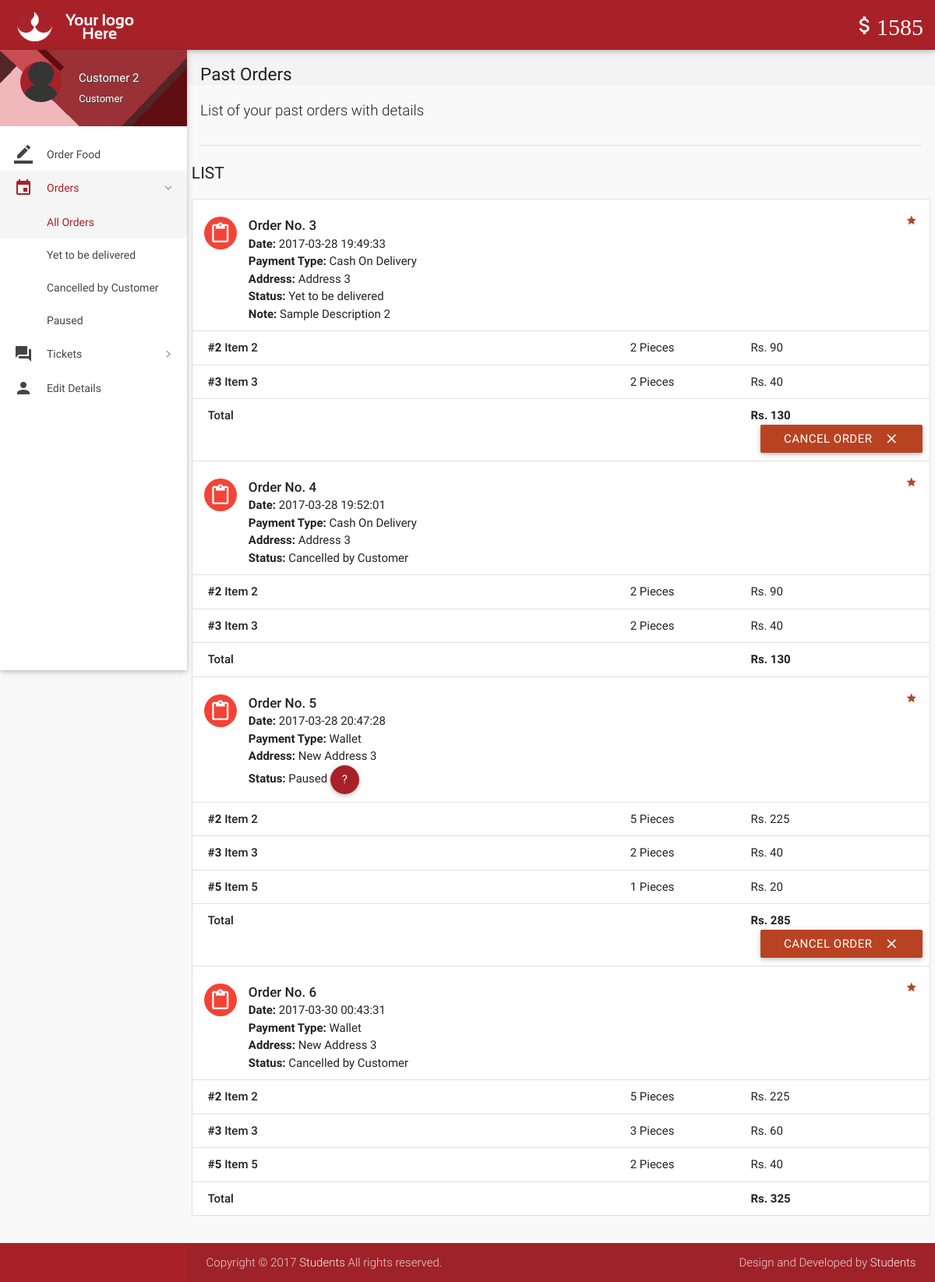
The app's page /orders.php (signed in) with its own data.
### tables this page shows
CREATE TABLE `wallet_details` (
  `id` int(11) NOT NULL,
  `wallet_id` int(11) NOT NULL,
  `number` varchar(16) NOT NULL,
  `cvv` int(3) NOT NULL,
  `balance` int(11) NOT NULL DEFAULT '2000'
);

CREATE TABLE `orders` (
  `id` int(11) NOT NULL,
  `customer_id` int(11) NOT NULL,
  `address` varchar(300) NOT NULL,
  `description` varchar(300) NOT NULL,
  `date` datetime NOT NULL DEFAULT CURRENT_TIMESTAMP,
  `payment_type` varchar(16) NOT NULL DEFAULT 'Wallet',
  `total` int(11) NOT NULL,
  `status` varchar(25) NOT NULL DEFAULT 'Yet to be delivered',
  `deleted` tinyint(4) NOT NULL DEFAULT '0'
);

CREATE TABLE `order_details` (
  `id` int(11) NOT NULL,
  `order_id` int(11) NOT NULL,
  `item_id` int(11) NOT NULL,
  `quantity` int(11) NOT NULL,
  `price` int(11) NOT NULL
);

CREATE TABLE `items` (
  `id` int(11) NOT NULL,
  `name` varchar(20) NOT NULL,
  `price` int(11) NOT NULL,
  `deleted` tinyint(4) NOT NULL DEFAULT '0'
);

### includes/wallet.php (called while the page is built)
<?php
$user_id=$_SESSION['user_id'];
$sql = mysqli_query($con, "SELECT * FROM wallet where customer_id = $user_id");
while($row1 = mysqli_fetch_array($sql)){
$wallet_id = $row1['id'];
}
$sql = mysqli_query($con, "SELECT * FROM wallet_details where wallet_id = $wallet_id");
while($row1 = mysqli_fetch_array($sql)){
$balance = $row1['balance'];
}
?>

### includes/connect.php (called while the page is built, shortened)
<?php
$name = $_SESSION['name'];
$role = $_SESSION['role'];
?>

### orders.php (the view, shortened to what this page needs)
<?php
include 'includes/connect.php';
include 'includes/wallet.php';
	if($_SESSION['customer_sid']==session_id())
	{
		?>
<!DOCTYPE html>
<html lang="en">
<head>
  <link href="css/materialize.min.css" type="text/css" rel="stylesheet" media="screen,projection">
  <link href="css/style.min.css" type="text/css" rel="stylesheet" media="screen,projection">
  <link href="css/custom/custom.min.css" type="text/css" rel="stylesheet" media="screen,projection">
  <link href="js/plugins/perfect-scrollbar/perfect-scrollbar.css" type="text/css" rel="stylesheet" media="screen,projection">
</head>
<body>
  <header id="header" class="page-topbar">
        <div class="navbar-fixed">
            <nav class="navbar-color">
                <div class="nav-wrapper">
                    <ul class="left">
                      <li><h1 class="logo-wrapper"><a href="index.php" class="brand-logo darken-1"><img src="images/materialize-logo.png" alt="logo"></a> <span class="logo-text">Logo</span></h1></li>
                    </ul>
                    <ul class="right hide-on-med-and-down">
                        <li><a href="#"  class="waves-effect waves-block waves-light"><i class="mdi-editor-attach-money"><?php echo $balance;?></i></a>
                        </li>
                    </ul>
                </div>
            </nav>
        </div>
  </header>
  <div id="main">
    <div class="wrapper">
      <aside id="left-sidebar-nav">
        <ul id="slide-out" class="side-nav fixed leftside-navigation">
            <li class="user-details cyan darken-2">
            <div class="row">
                <div class="col col s4 m4 l4">
                    <img src="images/avatar.jpg" alt="" class="circle responsive-img valign profile-image">
                </div>
                <div class="col col s8 m8 l8">
                    <a class="btn-flat dropdown-button waves-effect waves-light white-text profile-btn" href="#" data-activates="profile-dropdown"><?php echo $name;?> <i class="mdi-navigation-arrow-drop-down right"></i></a>
                    <p class="user-roal"><?php echo $role;?></p>
                </div>
            </div>
            </li>
            <li class="bold"><a href="index.php" class="waves-effect waves-cyan"><i class="mdi-editor-border-color"></i> Order Food</a>
            </li>
                <li class="no-padding">
                    <ul class="collapsible collapsible-accordion">
                        <li class="bold"><a class="collapsible-header waves-effect waves-cyan active"><i class="mdi-editor-insert-invitation"></i> Orders</a>
                            <div class="collapsible-body">
                                <ul>
								<li class="<?php
								if(!isset($_GET['status'])){
										echo 'active';
									}?>
									"><a href="orders.php">All Orders</a>
                                </li>
								<?php
									$sql = mysqli_query($con, "SELECT DISTINCT status FROM orders  WHERE customer_id = $user_id;;");
									while($row = mysqli_fetch_array($sql)){
                                    echo '<li class='.(isset($_GET['status'])?($status == $_GET['status'] ? 'active' : ''): '').'><a href="orders.php?status='.$row['status'].'">'.$row['status'].'</a>
                                    </li>';
									}
									?>
                                </ul>
                            </div>
                        </li>
                    </ul>
                </li>
                <li class="no-padding">
                    <ul class="collapsible collapsible-accordion">
                        <li class="bold"><a class="collapsible-header waves-effect waves-cyan"><i class="mdi-action-question-answer"></i> Tickets</a>
                        </li>
                    </ul>
                </li>
            <li class="bold"><a href="details.php" class="waves-effect waves-cyan"><i class="mdi-social-person"></i> Edit Details</a>
            </li>
        </ul>
        </aside>
      <section id="content">
        <div id="breadcrumbs-wrapper">
          <div class="container">
            <div class="row">
              <div class="col s12 m12 l12">
                <h5 class="breadcrumbs-title">Past Orders</h5>
              </div>
            </div>
          </div>
        </div>
        <div class="container">
          <p class="caption">List of your past orders with details</p>
          <div class="divider"></div>
<div id="work-collections" class="seaction">
					<?php
					if(isset($_GET['status'])){
						$status = $_GET['status'];
					}
					else{
						$status = '%';
					}
					$sql = mysqli_query($con, "SELECT * FROM orders WHERE customer_id = $user_id AND status LIKE '$status';;");
					echo '              <div class="row">
                <div>
                    <h4 class="header">List</h4>
                    <ul id="issues-collection" class="collection">';
					while($row = mysqli_fetch_array($sql))
					{
						$status = $row['status'];
						echo '<li class="collection-item avatar">
                              <i class="mdi-content-content-paste red circle"></i>
                              <span class="collection-header">Order No. '.$row['id'].'</span>
                              <p><strong>Date:</strong> '.$row['date'].'</p>
                              <p><strong>Payment Type:</strong> '.$row['payment_type'].'</p>
							  <p><strong>Address: </strong>'.$row['address'].'</p>
                              <p><strong>Status:</strong> '.($status=='Paused' ? 'Paused <a  data-position="bottom" data-delay="50" data-tooltip="Please contact administrator for further details." class="btn-floating waves-effect waves-light tooltipped cyan">    ?</a>' : $status).'</p>
							  '.(!empty($row['description']) ? '<p><strong>Note: </strong>'.$row['description'].'</p>' : '').'
							  <a href="#" class="secondary-content"><i class="mdi-action-grade"></i></a>
                              </li>';
						$order_id = $row['id'];
						$sql1 = mysqli_query($con, "SELECT * FROM order_details WHERE order_id = $order_id;");
						while($row1 = mysqli_fetch_array($sql1))
						{
							$item_id = $row1['item_id'];
							$sql2 = mysqli_query($con, "SELECT * FROM items WHERE id = $item_id;");
							while($row2 = mysqli_fetch_array($sql2)){
								$item_name = $row2['name'];
							}
							echo '<li class="collection-item">
                            <div class="row">
                            <div class="col s7">
                            <p class="collections-title"><strong>#'.$row1['item_id'].'</strong> '.$item_name.'</p>
                            </div>
                            <div class="col s2">
                            <span>'.$row1['quantity'].' Pieces</span>
                            </div>
                            <div class="col s3">
                            <span>Rs. '.$row1['price'].'</span>
                            </div>
                            </div>
                            </li>';
							$id = $row1['order_id'];
						}
								echo'<li class="collection-item">
                                        <div class="row">
                                            <div class="col s7">
                                                <p class="collections-title"> Total</p>
                                            </div>
                                            <div class="col s2">
											<span> </span>
                                            </div>
                                            <div class="col s3">
                                                <span><strong>Rs. '.$row['total'].'</strong></span>
                                            </div>';
								if(!preg_match('/^Cancelled/', $status)){
									if($status != 'Delivered'){
								echo '<form action="routers/cancel-order.php" method="post">
										<input type="hidden" value="'.$id.'" name="id">
										<input type="hidden" value="Cancelled by Customer" name="status">
										<input type="hidden" value="'.$row['payment_type'].'" name="payment_type">
										<button class="btn waves-effect waves-light right submit" type="submit" name="action">Cancel Order
                                              <i class="mdi-content-clear right"></i>
										</button>
										</form>';
								}
								}
								echo'</div></li>';
					}
					?>
					 </ul>
                </div>
              </div>
            </div>
        </div>
      </section>
    </div>
  </div>
  <footer class="page-footer">
    <div class="footer-copyright">
      <div class="container">
        <span>Copyright © 2017 <a class="grey-text text-lighten-4" href="#" target="_blank">Students</a> All rights reserved.</span>
        <span class="right"> Design and Developed by <a class="grey-text text-lighten-4" href="#">Students</a></span>
        </div>
    </div>
  </footer>
</body>
</html>
<?php
	}
?>

### records on screen
wallet_details: balance "1585"
orders: id "3", date "2017-03-28 19:49:33", payment_type "Cash On Delivery", address "Address 3", status "Yet to be delivered", description "Sample Description 2", total "130"
order_details: item "2", item.name "Item 2", quantity "2", price "90"
order_details: item "3", item.name "Item 3", quantity "2", price "40"
orders: id "4", date "2017-03-28 19:52:01", payment_type "Cash On Delivery", address "Address 3", status "Cancelled by Customer", total "130"
order_details: item "2", item.name "Item 2", quantity "2", price "90"
order_details: item "3", item.name "Item 3", quantity "2", price "40"
orders: id "5", date "2017-03-28 20:47:28", payment_type "Wallet", address "New Address 3", status "Paused", total "285"
order_details: item "2", item.name "Item 2", quantity "5", price "225"
order_details: item "3", item.name "Item 3", quantity "2", price "40"
order_details: item "5", item.name "Item 5", quantity "1", price "20"
orders: id "6", date "2017-03-30 00:43:31", payment_type "Wallet", address "New Address 3", status "Cancelled by Customer", total "325"
order_details: item "2", item.name "Item 2", quantity "5", price "225"
order_details: item "3", item.name "Item 3", quantity "3", price "60"
order_details: item "5", item.name "Item 5", quantity "2", price "40"

### other values on screen
$name "Customer 2"
$role "Customer"
$row['status'] "Yet to be delivered"
$row['status'] "Cancelled by Customer"
$row['status'] "Paused"
